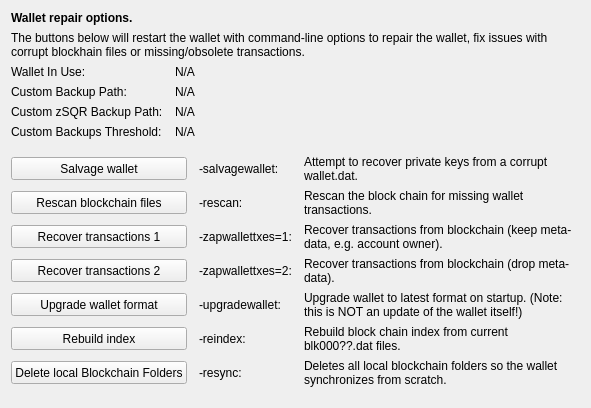
     <widget class="QWidget" name="tab_repair">
      <attribute name="title">
       <string>&amp;Wallet Repair</string>
      </attribute>
      <layout class="QGridLayout" name="gridLayout_4" columnstretch="0,0,0,0">
       <property name="horizontalSpacing">
        <number>12</number>
       </property>
       <item row="0" column="0" colspan="4">
        <widget class="QLabel" name="label_repair_header">
         <property name="font">
          <font>
           <weight>75</weight>
           <bold>true</bold>
          </font>
         </property>
         <property name="text">
          <string>Wallet repair options.</string>
         </property>
        </widget>
       </item>
       <item row="1" column="0" colspan="4">
        <widget class="QLabel" name="label_repair_helptext">
         <property name="font">
          <font>
           <weight>50</weight>
           <bold>false</bold>
          </font>
         </property>
         <property name="text">
          <string>The buttons below will restart the wallet with command-line options to repair the wallet, fix issues with corrupt blockhain files or missing/obsolete transactions.</string>
         </property>
         <property name="wordWrap">
          <bool>true</bool>
         </property>
        </widget>
       </item>
       <item row="2" column="0">
        <widget class="QLabel" name="wallet_path_label">
         <property name="text">
          <string>Wallet In Use:</string>
         </property>
        </widget>
       </item>
       <item row="2" column="1" colspan="3">
        <widget class="QLabel" name="wallet_path">
         <property name="cursor">
          <cursorShape>IBeamCursor</cursorShape>
         </property>
         <property name="text">
          <string>N/A</string>
         </property>
         <property name="textFormat">
          <enum>Qt::PlainText</enum>
         </property>
         <property name="textInteractionFlags">
          <set>Qt::LinksAccessibleByMouse|Qt::TextSelectableByKeyboard|Qt::TextSelectableByMouse</set>
         </property>
        </widget>
       </item>
       <item row="3" column="0">
        <widget class="QLabel" name="wallet_custombackuppath_label">
         <property name="visible">
          <bool>false</bool>
         </property>
         <property name="text">
          <string>Custom Backup Path:</string>
         </property>
        </widget>
       </item>
       <item row="3" column="1" colspan="3">
        <widget class="QLabel" name="wallet_custombackuppath">
         <property name="cursor">
          <cursorShape>IBeamCursor</cursorShape>
         </property>
         <property name="visible">
          <bool>false</bool>
         </property>
         <property name="text">
          <string>N/A</string>
         </property>
         <property name="textFormat">
          <enum>Qt::PlainText</enum>
         </property>
         <property name="textInteractionFlags">
          <set>Qt::LinksAccessibleByMouse|Qt::TextSelectableByKeyboard|Qt::TextSelectableByMouse</set>
         </property>
        </widget>
       </item>
       <item row="4" column="0">
        <widget class="QLabel" name="wallet_customzhlmbackuppath_label">
         <property name="visible">
          <bool>false</bool>
         </property>
         <property name="text">
          <string>Custom zSQR Backup Path:</string>
         </property>
        </widget>
       </item>
       <item row="4" column="1" colspan="3">
        <widget class="QLabel" name="wallet_customzhlmbackuppath">
         <property name="cursor">
          <cursorShape>IBeamCursor</cursorShape>
         </property>
         <property name="visible">
          <bool>false</bool>
         </property>
         <property name="text">
          <string>N/A</string>
         </property>
         <property name="textFormat">
          <enum>Qt::PlainText</enum>
         </property>
         <property name="textInteractionFlags">
          <set>Qt::LinksAccessibleByMouse|Qt::TextSelectableByKeyboard|Qt::TextSelectableByMouse</set>
         </property>
        </widget>
       </item>
       <item row="5" column="0">
        <widget class="QLabel" name="wallet_custombackupthreshold_label">
         <property name="visible">
          <bool>false</bool>
         </property>
         <property name="text">
          <string>Custom Backups Threshold:</string>
         </property>
        </widget>
       </item>
       <item row="5" column="1" colspan="3">
        <widget class="QLabel" name="wallet_custombackupthreshold">
         <property name="cursor">
          <cursorShape>IBeamCursor</cursorShape>
         </property>
         <property name="visible">
          <bool>false</bool>
         </property>
         <property name="text">
          <string>N/A</string>
         </property>
         <property name="textFormat">
          <enum>Qt::PlainText</enum>
         </property>
         <property name="textInteractionFlags">
          <set>Qt::LinksAccessibleByMouse|Qt::TextSelectableByKeyboard|Qt::TextSelectableByMouse</set>
         </property>
        </widget>
       </item>
       <item row="6" column="0">
        <spacer name="verticalSpacer_repair1">
         <property name="orientation">
          <enum>Qt::Vertical</enum>
         </property>
         <property name="sizeHint" stdset="0">
          <size>
           <width>10</width>
           <height>10</height>
          </size>
         </property>
        </spacer>
       </item>
       <item row="7" column="0" colspan="2">
        <widget class="QPushButton" name="btn_salvagewallet">
         <property name="minimumSize">
          <size>
           <width>100</width>
           <height>23</height>
          </size>
         </property>
         <property name="text">
          <string>Salvage wallet</string>
         </property>
        </widget>
       </item>
       <item row="7" column="2">
        <widget class="QLabel" name="label_repair_salvage_command">
         <property name="text">
          <string notr="true">-salvagewallet:</string>
         </property>
        </widget>
       </item>
       <item row="7" column="3">
        <widget class="QLabel" name="label_repair_salvage">
         <property name="text">
          <string>Attempt to recover private keys from a corrupt wallet.dat.</string>
         </property>
         <property name="wordWrap">
          <bool>true</bool>
         </property>
        </widget>
       </item>
       <item row="8" column="0" colspan="2">
        <widget class="QPushButton" name="btn_rescan">
         <property name="minimumSize">
          <size>
           <width>100</width>
           <height>23</height>
          </size>
         </property>
         <property name="text">
          <string>Rescan blockchain files</string>
         </property>
        </widget>
       </item>
       <item row="8" column="2">
        <widget class="QLabel" name="label_repair_rescan_command">
         <property name="text">
          <string notr="true">-rescan:</string>
         </property>
        </widget>
       </item>
       <item row="8" column="3">
        <widget class="QLabel" name="label_repair_rescan">
         <property name="text">
          <string>Rescan the block chain for missing wallet transactions.</string>
         </property>
         <property name="wordWrap">
          <bool>true</bool>
         </property>
        </widget>
       </item>
       <item row="9" column="0" colspan="2">
        <widget class="QPushButton" name="btn_zapwallettxes1">
         <property name="minimumSize">
          <size>
           <width>100</width>
           <height>23</height>
          </size>
         </property>
         <property name="text">
          <string>Recover transactions 1</string>
         </property>
        </widget>
       </item>
       <item row="9" column="2">
        <widget class="QLabel" name="label_repair_zap1_command">
         <property name="text">
          <string notr="true">-zapwallettxes=1:</string>
         </property>
        </widget>
       </item>
       <item row="9" column="3">
        <widget class="QLabel" name="label_repair_zap1">
         <property name="text">
          <string>Recover transactions from blockchain (keep meta-data, e.g. account owner).</string>
         </property>
         <property name="wordWrap">
          <bool>true</bool>
         </property>
        </widget>
       </item>
       <item row="10" column="0" colspan="2">
        <widget class="QPushButton" name="btn_zapwallettxes2">
         <property name="minimumSize">
          <size>
           <width>100</width>
           <height>23</height>
          </size>
         </property>
         <property name="text">
          <string>Recover transactions 2</string>
         </property>
        </widget>
       </item>
       <item row="10" column="2">
        <widget class="QLabel" name="label_repair_zap2_command">
         <property name="text">
          <string notr="true">-zapwallettxes=2:</string>
         </property>
        </widget>
       </item>
       <item row="10" column="3">
        <widget class="QLabel" name="label_repair_zap2">
         <property name="text">
          <string>Recover transactions from blockchain (drop meta-data).</string>
         </property>
         <property name="wordWrap">
          <bool>true</bool>
         </property>
        </widget>
       </item>
       <item row="11" column="0" colspan="2">
        <widget class="QPushButton" name="btn_upgradewallet">
         <property name="minimumSize">
          <size>
           <width>100</width>
           <height>23</height>
          </size>
         </property>
         <property name="text">
          <string>Upgrade wallet format</string>
         </property>
        </widget>
       </item>
       <item row="11" column="2">
        <widget class="QLabel" name="label_repair_upgrade_command">
         <property name="text">
          <string notr="true">-upgradewallet:</string>
         </property>
        </widget>
       </item>
       <item row="11" column="3">
        <widget class="QLabel" name="label_repair_upgrade">
         <property name="text">
          <string>Upgrade wallet to latest format on startup. (Note: this is NOT an update of the wallet itself!)</string>
         </property>
         <property name="wordWrap">
          <bool>true</bool>
         </property>
        </widget>
       </item>
       <item row="12" column="0" colspan="2">
        <widget class="QPushButton" name="btn_reindex">
         <property name="minimumSize">
          <size>
           <width>100</width>
           <height>23</height>
          </size>
         </property>
         <property name="text">
          <string>Rebuild index</string>
         </property>
        </widget>
       </item>
       <item row="12" column="2">
        <widget class="QLabel" name="label_repair_reindex_command">
         <property name="text">
          <string notr="true">-reindex:</string>
         </property>
        </widget>
       </item>
       <item row="12" column="3">
        <widget class="QLabel" name="label_repair_reindex">
         <property name="text">
          <string>Rebuild block chain index from current blk000??.dat files.</string>
         </property>
         <property name="wordWrap">
          <bool>true</bool>
         </property>
        </widget>
       </item>
       <item row="13" column="0" colspan="2">
        <widget class="QPushButton" name="btn_resync">
         <property name="minimumSize">
          <size>
           <width>100</width>
           <height>23</height>
          </size>
         </property>
         <property name="text">
          <string>Delete local Blockchain Folders</string>
         </property>
        </widget>
       </item>
       <item row="13" column="2">
        <widget class="QLabel" name="label_repair_resync_command">
         <property name="text">
          <string>-resync:</string>
         </property>
        </widget>
       </item>
       <item row="13" column="3">
        <widget class="QLabel" name="label_repair_resync">
         <property name="text">
          <string>Deletes all local blockchain folders so the wallet synchronizes from scratch.</string>
         </property>
         <property name="wordWrap">
          <bool>true</bool>
         </property>
        </widget>
       </item>
       <item row="14" column="0">
        <spacer name="verticalSpacer_repair2">
         <property name="orientation">
          <enum>Qt::Vertical</enum>
         </property>
         <property name="sizeHint" stdset="0">
          <size>
           <width>20</width>
           <height>10</height>
          </size>
         </property>
        </spacer>
       </item>
      </layout>
     </widget>
